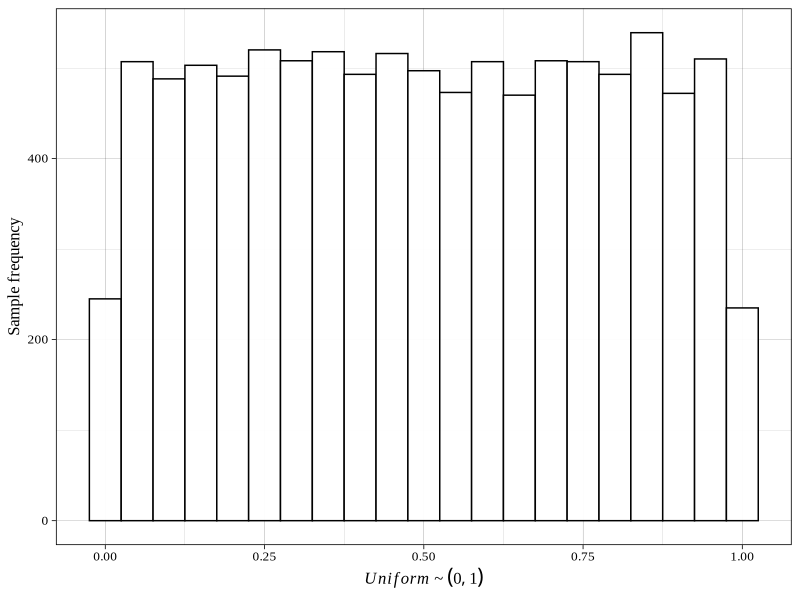
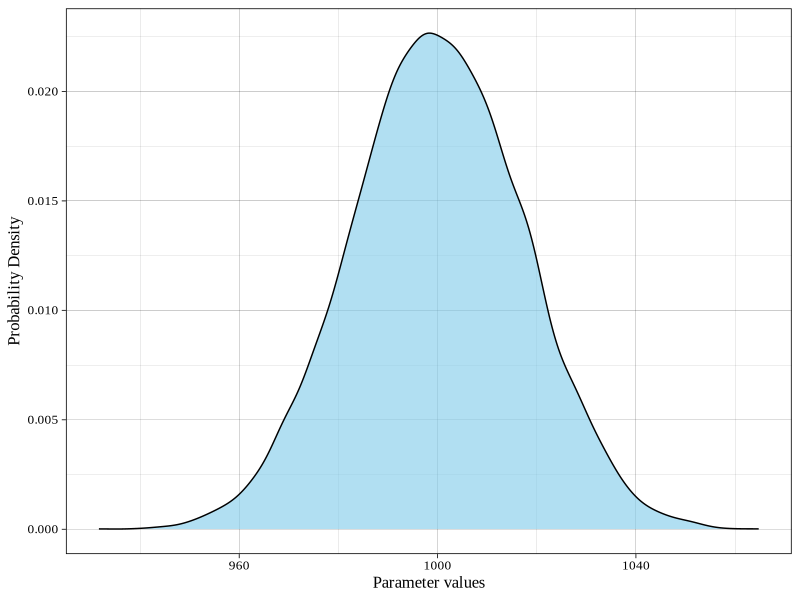
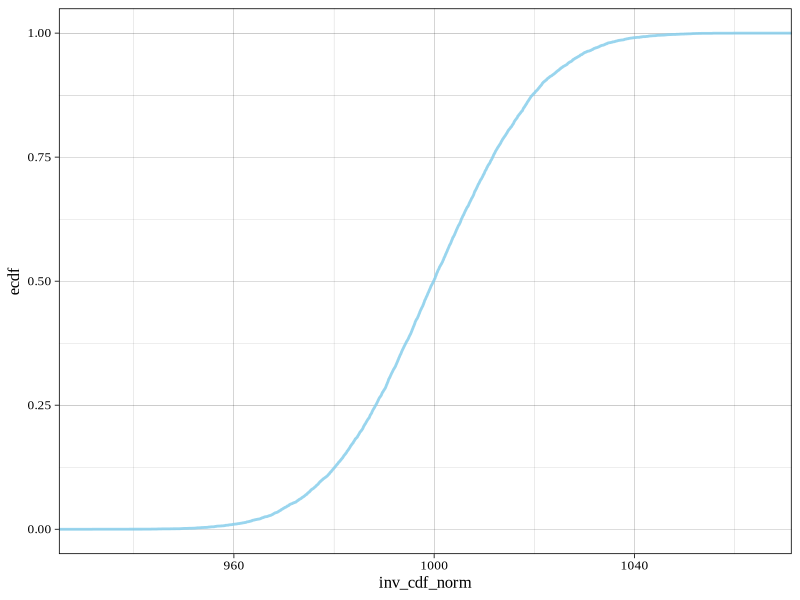
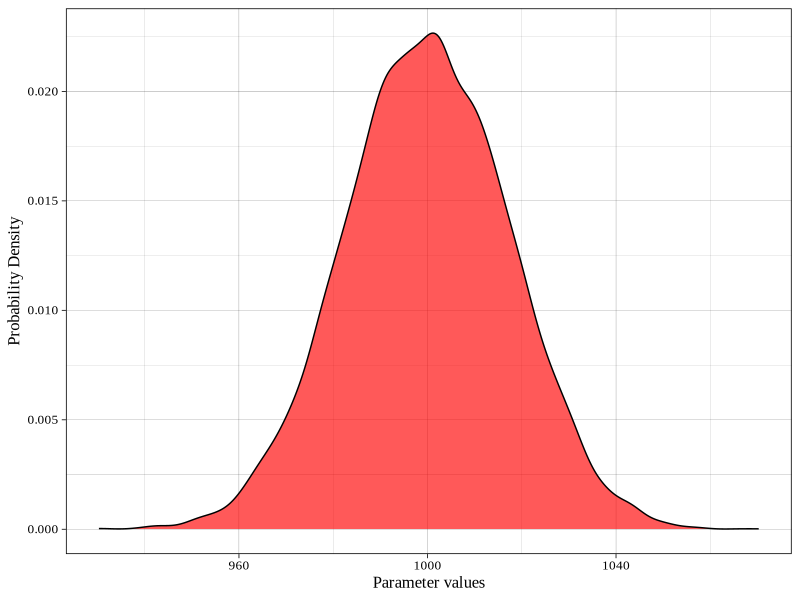
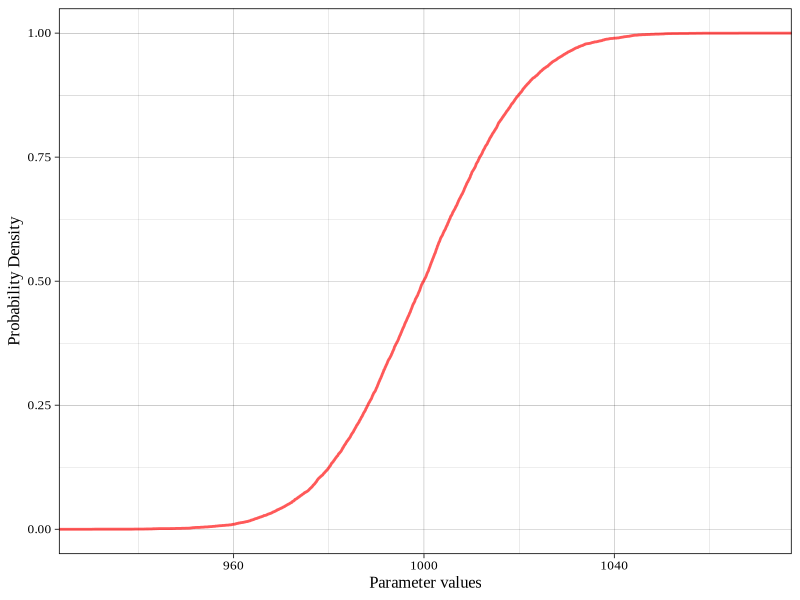

Generate these figures, in order, with R:
## ---- chunk 1
knitr::opts_chunk$set(echo = FALSE)
library(tidyverse)
set.seed(1000)
## ---- chunk 2
x <- runif(n = 10000)
## ---- chunk 3
ggplot() + 
 geom_histogram(aes(x), binwidth = 0.05, colour = "black", fill = "white", alpha = 0.95) + 
 ylab(label = "Sample frequency") +
 xlab(label = expression(paste(italic(Uniform), " ~ " (0, 1)))) +
 theme_linedraw(base_family = "Times New Roman", base_size = 12)
## ---- chunk 4
inv_cdf_norm <- qnorm(p = x, mean = 1000, sd = sqrt(300))
## ---- chunk 5
ggplot() + 
 geom_density(aes(x = inv_cdf_norm), fill = "skyblue", alpha = 0.65) +
 ylab(label = "Probability Density") +
 xlab(label = "Parameter values") +
 theme_linedraw(base_family = "Times New Roman", base_size = 12)

ggplot() +
 stat_ecdf(aes(inv_cdf_norm), colour = "skyblue", alpha = 0.85, lwd = 0.95) +
 theme_linedraw(base_family = "Times New Roman", base_size = 12)
## ---- chunk 6
x_costs <- runif(n = 10000)
x_effects <- runif(n = 10000)
## ---- chunk 7
boxMuller_norm <- sqrt(-2 * log(x_costs)) * cos(2 * pi * x_effects) * sqrt(300) + 1000
## ---- chunk 8
# Box-Muller plot:
ggplot() + 
 geom_density(aes(x = boxMuller_norm), fill = "red", alpha = 0.65) +
 # stat_ecdf(aes(boxMuller_norm), colour = "skyblue", alpha = 0.85, lwd = 0.95) +
 # annotate("segment", x = 2, xend = 1.5, y = 0.56, yend = 0.9, colour = "black", 
 #         size = .4, alpha = 0.75, arrow = arrow()) +
 # annotate("text", x = 2, y = .5, label = "CDF of the normal distribution transformed \n obtained using the Box-Muller method",
#          size = 3.5, family = "Times New Roman") +
 ylab(label = "Probability Density") +
 xlab(label = "Parameter values") +
 theme_linedraw(base_family = "Times New Roman", base_size = 12)

# Box-Muller cdf plot:
ggplot() + 
 stat_ecdf(aes(boxMuller_norm), colour = "red", alpha = 0.65, lwd = 0.95) +
#  annotate("segment", x = 2, xend = 1.5, y = 0.56, yend = 0.9, colour = "black",
#           size = .4, alpha = 0.75, arrow = arrow()) +
#  annotate("text", x = 2, y = .5, label = "CDF of the normal distribution transformed \n
#           obtained using the Box-Muller method",
#          size = 3.5, family = "Times New Roman") +
 ylab(label = "Probability Density") +
 xlab(label = "Parameter values") +
 theme_linedraw(base_family = "Times New Roman", base_size = 12)
